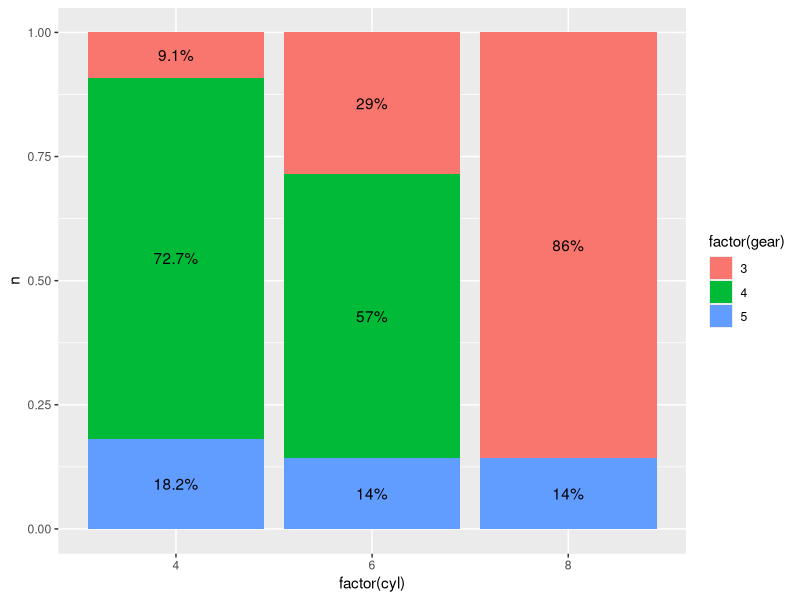
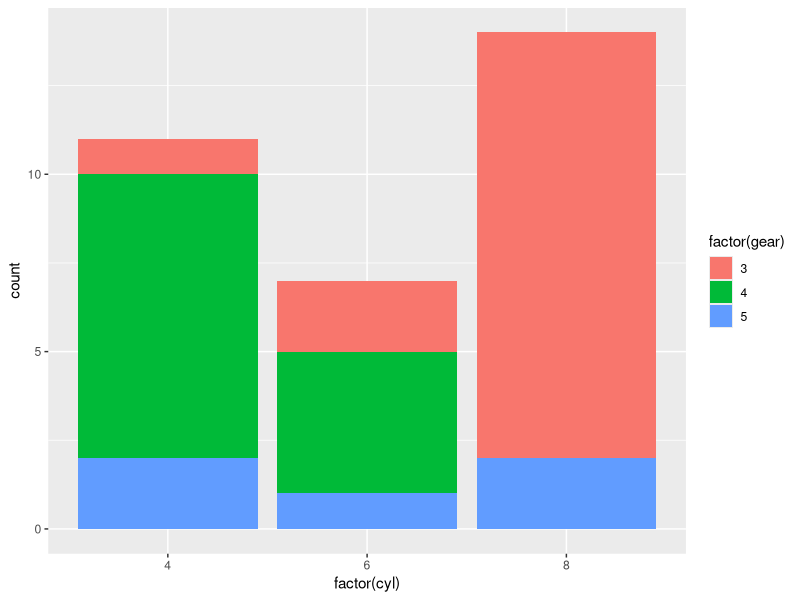
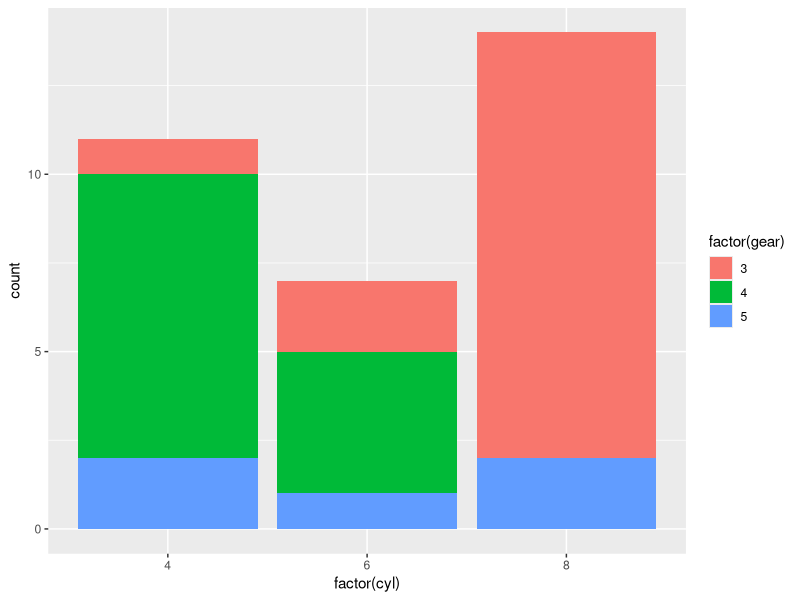
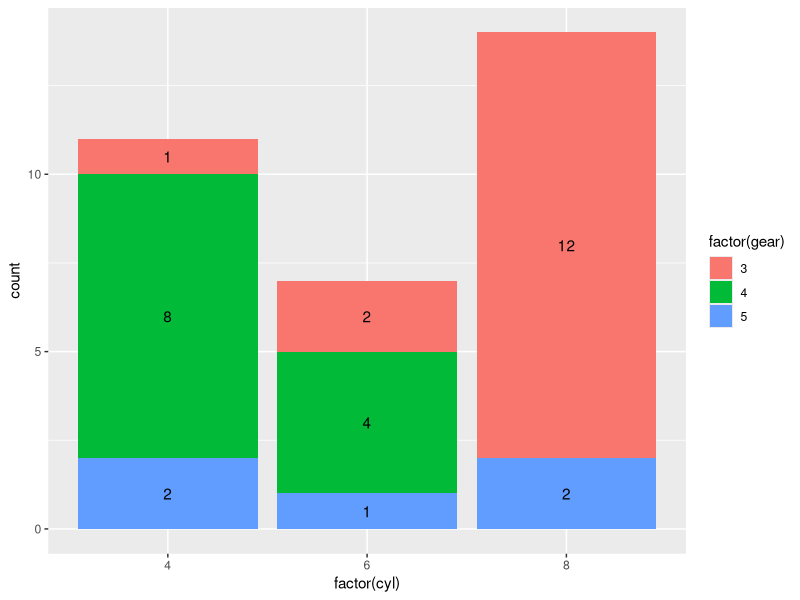

The R script that drew these images, in order:
## ---- chunk 1
knitr::opts_chunk$set(echo = TRUE,comment = NA,fig.align='center',out.width="90%")
## ---- chunk 2
require(tidyverse)
percentData<-mtcars %>% group_by(cyl) %>% count(gear) %>% mutate(ratio=scales::percent(n/sum(n)))
ggplot(mtcars,aes(x=factor(cyl),fill=factor(gear)))+
    geom_bar(position="fill")+
    geom_text(data=percentData,aes(y=n,label=ratio),position=position_fill(vjust=0.5))
## ---- chunk 3
ggplot(mtcars,aes(x=factor(cyl),fill=factor(gear)))+geom_bar(stat="count")
ggplot(mtcars,aes(x=factor(cyl),fill=factor(gear)))+stat_count(geom="bar")
## ---- chunk 4
ggplot(mtcars,aes(x=factor(cyl),fill=factor(gear)))+
    geom_bar()+
    geom_text(aes(label=..count..),stat="count",position=position_stack(vjust=0.5))
